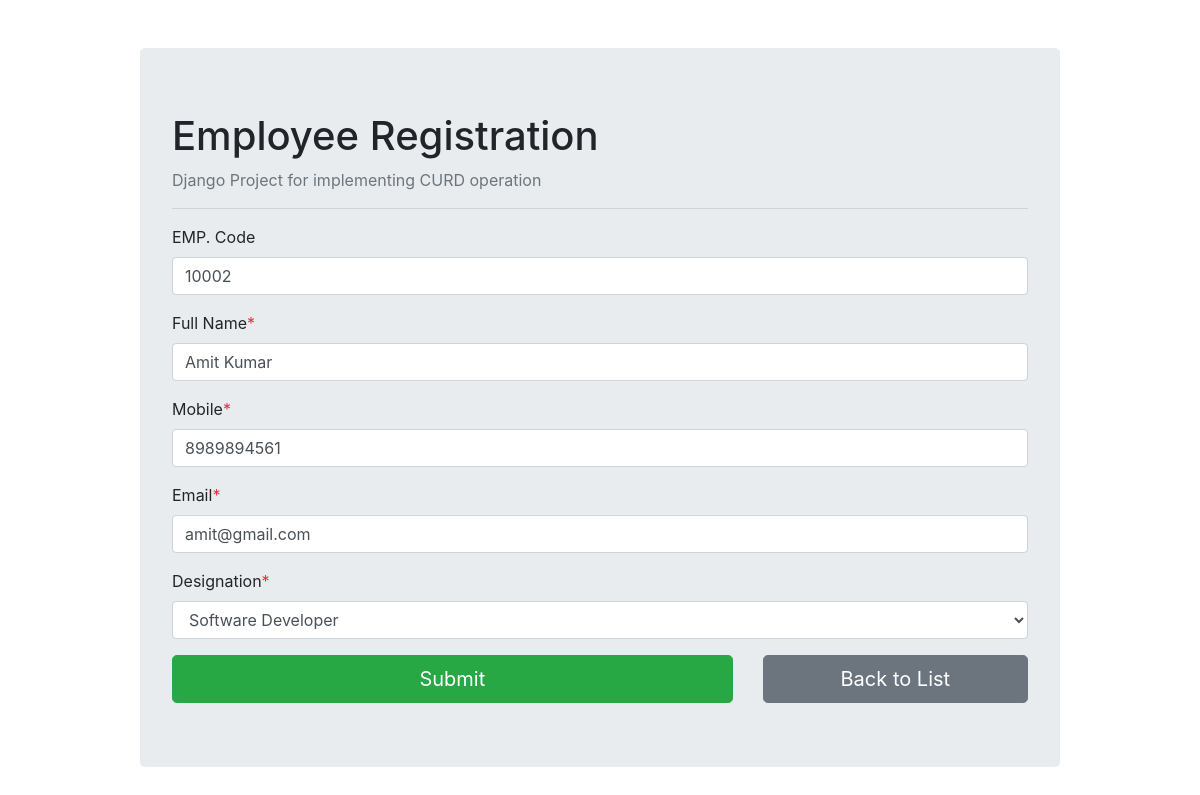
/emp-update/2, run on the app's committed database.
### emp_register/models.py (models this page shows, shortened)
class Employee(models.Model):
    emp_code = models.CharField(max_length=5)
    fullname = models.CharField(max_length=250)
    mobile = models.CharField(max_length=15)
    email = models.EmailField()
    designation = models.ForeignKey(Designation, on_delete=models.CASCADE)
    created = models.DateTimeField(auto_now_add=True)

### emp_register/views.py (the view)
# urls.py: path('emp-update/<str:pk>', views.empUpdate, name="update"),
def empUpdate(request, pk):
    emp = Employee.objects.get(id=pk)
    form = EmployeeForm(instance=emp)
    if request.method == 'POST':
        form = EmployeeForm(request.POST, instance=emp)
        if form.is_valid():
            form.save()
            return redirect('/')
    return render(request, 'form.html', {'form':form})

### emp_register/forms.py
class EmployeeForm(ModelForm):
    class Meta:
        model = Employee
        fields = '__all__'
        labels = {
            'emp_code':'EMP. Code',
            'fullname':'Full Name'
        }
    def __init__(self, *args, **kwargs):
        super(EmployeeForm, self).__init__(*args, **kwargs)
        self.fields['designation'].empty_label = 'Select'
        self.fields['emp_code'].required = False
        self.fields['emp_code'].widget.attrs['placeholder'] = 'Employee Code'
        self.fields['fullname'].widget.attrs['placeholder'] = 'Full Name'
        self.fields['mobile'].widget.attrs['placeholder'] = 'Mobile Number'
        self.fields['email'].widget.attrs['placeholder'] = 'Email Address'

### emp_register/models.py (called while the page is built)
    def __str__(self):
        return self.title

### templates/form.html (shortened to what this page needs)
{% extends 'base.html' %}
{% load crispy_forms_tags %}
{% block content %}
    <div class="jumbotron">
      <h1>Employee Registration</h1>
        <p class="text-secondary">Django Project for implementing CURD operation</p>
        <hr>
      <form action="" method="POST">
          {{form|crispy}}
          <div class="row">
              <div class="col-md-8">
                  <button type="submit" class="btn btn-success btn-lg btn-block">Submit</button>
              </div>
              <div class="col-md-4">
                  <a href="{% url 'list' %}" class="btn btn-secondary btn-lg btn-block">Back to List</a>
              </div>
          </div>
      </form>
    </div>
{% endblock %}

### data on the page
Employee: emp_code "10002", fullname "Amit Kumar", mobile "8989894561", email "amit@gmail.com", designation "Software Developer"
